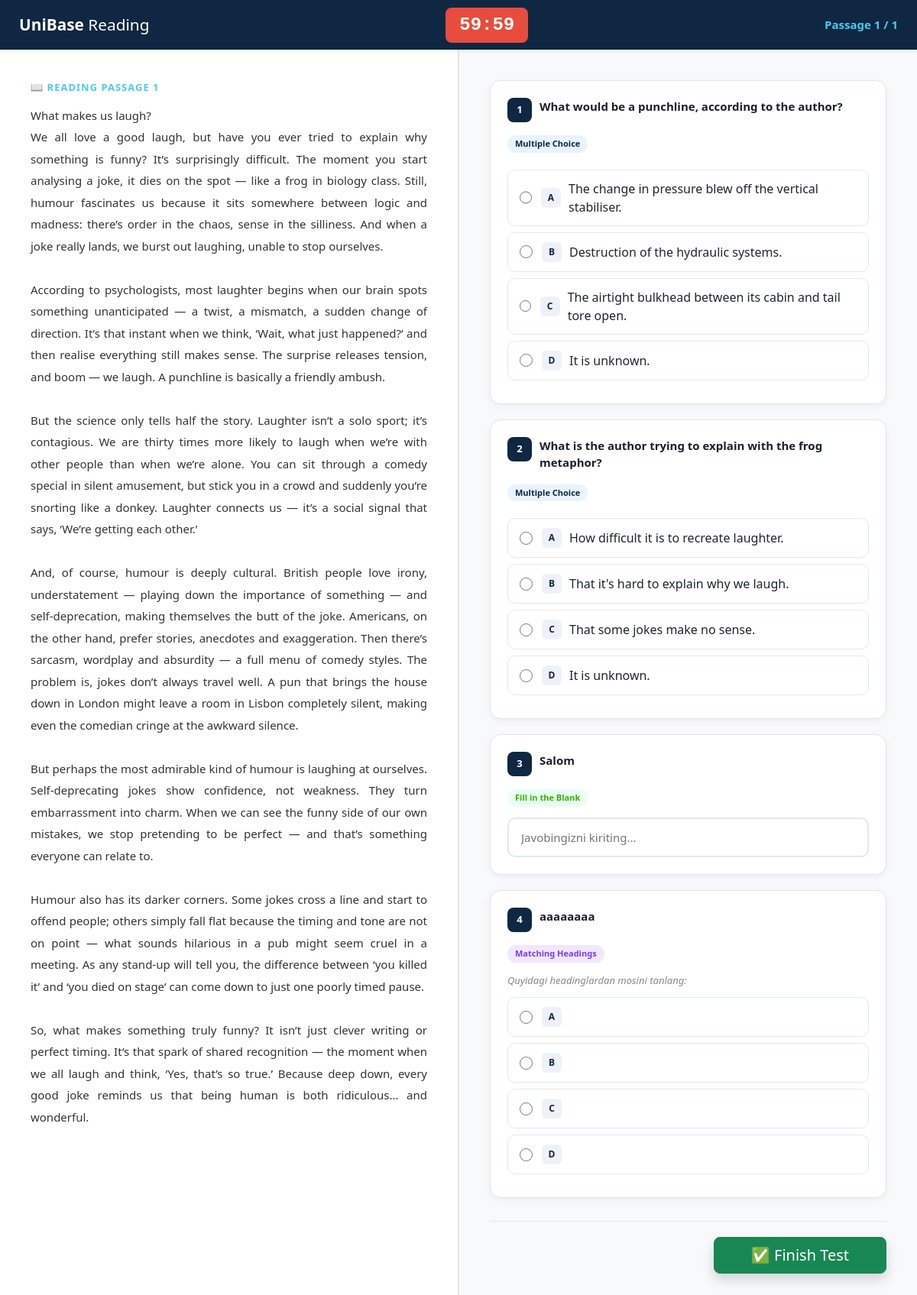
/reading/ (signed in), run on the app's committed database.
### app/models.py (models this page shows, shortened)
class PaidTestMixin(models.Model):
    is_paid = models.BooleanField(default=False)
    price = models.PositiveIntegerField(default=25)
    class Meta:
        abstract = True

class ReadingTest(PaidTestMixin):
    passage_text = models.TextField(verbose_name="Passage matni")
    passage_title = models.CharField(max_length=255, blank=True, default='')
    category = models.CharField(max_length=15, choices=[('READING', 'Reading')], default='READING')

class IELTS_Reading(models.Model):
    QUESTION_TYPES = [
        ('ABCD', 'Multiple Choice'),
        ('TFNG', 'True / False / Not Given'),
        ('MATCH', 'Matching Headings'),
        ('FILL', 'Fill in the Blank'),
    ]
    PART_CHOICES = [
        (1, 'Part 1'),
        (2, 'Part 2'),
        (3, 'Part 3'),
        (4, 'Part 4'),
    ]
    test_group = models.ForeignKey(ReadingTest, on_delete=models.CASCADE, related_name='questions')
    part = models.IntegerField(choices=PART_CHOICES, default=1)  # ✅ YANGI
    savol = models.TextField()
    question_image = models.ImageField(upload_to='reading/questions/', blank=True, null=True)
    question_type = models.CharField(max_length=10, choices=QUESTION_TYPES, default='ABCD')
    variant_a = models.CharField(max_length=255, blank=True)
    variant_b = models.CharField(max_length=255, blank=True)
    variant_c = models.CharField(max_length=255, blank=True)
    variant_d = models.CharField(max_length=255, blank=True)
    image_a = models.ImageField(upload_to='reading/variants/', blank=True, null=True)
    image_b = models.ImageField(upload_to='reading/variants/', blank=True, null=True)
    image_c = models.ImageField(upload_to='reading/variants/', blank=True, null=True)
    image_d = models.ImageField(upload_to='reading/variants/', blank=True, null=True)
    togri_variant = models.CharField(max_length=100)

### app/views.py (the view, shortened to what this page needs)
# urls.py: path('reading/', ielts_reading_view, name='ielts_reading'),
@login_required
def ielts_reading_view(request, test_id=None):
    if test_id:
        reading_test = get_object_or_404(ReadingTest, pk=test_id)
    else:
        reading_test = ReadingTest.objects.first()
    if not reading_test:
        messages.error(request, "Reading testi mavjud emas!")
        return redirect("ielts_main_dashboard")
    all_questions = list(reading_test.questions.all().order_by('part', 'id'))
    if 'reading_start' not in request.session:
        request.session['reading_start'] = time.time()
    form = IELTSReadingForm(request.POST or None, questions=all_questions)
    parts_dict = {}
    for q in all_questions:
        parts_dict.setdefault(q.part, []).append(q)
    test_data = []
    for part_num in sorted(parts_dict.keys()):
        qs = parts_dict[part_num]
        test_data.append({
            "part": part_num,
            "part_label": f"Part {part_num}",
            "passage_text": reading_test.passage_text,
            "passage_title": reading_test.passage_title,
            "questions": [
                {"model": q, "field": form[f"q_{q.id}"]}
                for q in qs
            ]
        })
    return render(request, "reading_test.html", {
        "test_data": test_data,
        "total_steps": len(test_data),
        "duration": 60,
        "reading_test": reading_test,
        "user_coins": request.user.profile.coins,
        "test_id": reading_test.id
    })

### app/templates/reading_test.html (shortened to what this page needs)
<!DOCTYPE html>
<html lang="uz">
{% load static %}
<head>
    <link href="https://cdn.jsdelivr.net/npm/bootstrap@5.3.0/dist/css/bootstrap.min.css" rel="stylesheet">
</head>
<body>
<header class="header shadow-sm">
    <div class="logo">UniBase <span>Reading</span></div>
    <div id="timer">60:00</div>
    <div class="progress-indicator">
        Passage <span id="current-step-num">1</span> / {{ total_steps }}
    </div>
</header>
<div class="test-wrapper">
    <form method="POST" id="mainTestForm" class="w-100">
        {% for item in test_data %}
        <div class="step-container {% if forloop.first %}active{% endif %}" id="step-{{ forloop.counter }}">
            <div class="passage-pane">
                <div class="passage-title">📖 Reading Passage {{ forloop.counter }}</div>
                <div class="passage-text">{{ item.passage_text|linebreaksbr }}</div>
            </div>
            <div class="questions-pane">
                {% for q_data in item.questions %}
                {% with q=q_data.model %}
                <div class="q-card">
                    <div style="display:flex; align-items:flex-start; margin-bottom:14px;">
                        <span class="q-num-badge">{{ forloop.counter }}</span>
                        <span class="q-text">{{ q.savol }}</span>
                    </div>
                    {% if q.question_type == 'ABCD' %}
                        <span class="type-badge badge-abcd">Multiple Choice</span>
                        <div>
                            <label class="option-box">
                                <input type="radio" name="q_{{ q.id }}" value="A">
                                <span class="option-letter">A</span>
                                {% if q.image_a %}
                                    <img src="{{ q.image_a.url }}" style="max-height:60px; border-radius:6px;">
                                {% else %}
                                    {{ q.variant_a }}
                                {% endif %}
                            </label>
                            <label class="option-box">
                                <input type="radio" name="q_{{ q.id }}" value="B">
                                <span class="option-letter">B</span>
                                {% if q.image_b %}
                                    <img src="{{ q.image_b.url }}" style="max-height:60px; border-radius:6px;">
                                {% else %}
                                    {{ q.variant_b }}
                                {% endif %}
                            </label>
                            <label class="option-box">
                                <input type="radio" name="q_{{ q.id }}" value="C">
                                <span class="option-letter">C</span>
                                {% if q.image_c %}
                                    <img src="{{ q.image_c.url }}" style="max-height:60px; border-radius:6px;">
                                {% else %}
                                    {{ q.variant_c }}
                                {% endif %}
                            </label>
                            <label class="option-box">
                                <input type="radio" name="q_{{ q.id }}" value="D">
                                <span class="option-letter">D</span>
                                {% if q.image_d %}
                                    <img src="{{ q.image_d.url }}" style="max-height:60px; border-radius:6px;">
                                {% else %}
                                    {{ q.variant_d }}
                                {% endif %}
                            </label>
                        </div>
                    {% elif q.question_type == 'MATCH' %}
                        <span class="type-badge badge-match">Matching Headings</span>
                        <p style="font-size:13px; color:#888; font-style:italic; margin-bottom:12px;">
                            Quyidagi headinglardan mosini tanlang:
                        </p>
                        <div>
                            <label class="option-box">
                                <input type="radio" name="q_{{ q.id }}" value="A">
                                <span class="option-letter">A</span>{{ q.variant_a }}
                            </label>
                            <label class="option-box">
                                <input type="radio" name="q_{{ q.id }}" value="B">
                                <span class="option-letter">B</span>{{ q.variant_b }}
                            </label>
                            <label class="option-box">
                                <input type="radio" name="q_{{ q.id }}" value="C">
                                <span class="option-letter">C</span>{{ q.variant_c }}
                            </label>
                            <label class="option-box">
                                <input type="radio" name="q_{{ q.id }}" value="D">
                                <span class="option-letter">D</span>{{ q.variant_d }}
                            </label>
                        </div>
                    {% elif q.question_type == 'FILL' %}
                        <span class="type-badge badge-fill">Fill in the Blank</span>
                        <input type="text" name="q_{{ q.id }}"
                               class="fill-input"
                               placeholder="Javobingizni kiriting..."
                               autocomplete="off">
                    {% endif %}
                </div>
                {% endwith %}
                {% endfor %}
                <div class="nav-area">
                    {% if not forloop.last %}
                        <button type="button"
                                class="btn btn-primary btn-lg px-5"
                                style="background:#0f2742; border-color:#0f2742;"
                                onclick="showStep({{ forloop.counter|add:1 }})">
                            Next Passage →
                        </button>
                    {% else %}
                        <button type="submit"
                                class="btn btn-success btn-lg px-5 shadow">
                            ✅ Finish Test
                        </button>
                    {% endif %}
                </div>
            </div>
        </div>
        {% endfor %}
    </form>
</div>
</body>
</html>

### app/templates/reading_test.html (style rules this page uses)
body { font-family: 'Segoe UI', sans-serif; overflow: hidden; background: #f4f7f6; }
.header { background: #0f2742; color: white; height: 65px; display: flex; align-items: center; padding: 0 25px; justify-content: space-between; position: fixed; width: 100%; top: 0; z-index: 1000; }
.logo { font-size: 1.3rem; font-weight: 800; color: #fff; }
.logo span { font-weight: 300; }
#timer { font-size: 1.5rem; font-weight: bold; background: #e74c3c; padding: 5px 18px; border-radius: 8px; font-family: 'Courier New', monospace; }
.progress-indicator { font-weight: 600; color: #4cc9f0; font-size: 15px; }
.test-wrapper { display: flex; height: calc(100vh - 65px); margin-top: 65px; }
.step-container { display: none; width: 100%; height: 100%; }
.step-container.active { display: flex; }
.passage-pane { flex: 1; overflow-y: auto; padding: 40px; background: white; border-right: 2px solid #e0e6ed; }
.passage-title { font-size: 13px; font-weight: 700; color: #4cc9f0; text-transform: uppercase; letter-spacing: 1px; margin-bottom: 12px; }
.passage-text { font-size: 15px; line-height: 1.9; color: #333; text-align: justify; }
.questions-pane { flex: 1; overflow-y: auto; padding: 40px; background: #f8f9fa; }
.q-card { background: white; border-radius: 14px; padding: 22px; margin-bottom: 20px; border: 1px solid #e0e6ed; box-shadow: 0 3px 10px rgba(0,0,0,0.05); }
.q-num-badge { display: inline-flex; align-items: center; justify-content: center; width: 32px; height: 32px; background: #0f2742; color: #fff; border-radius: 8px; font-weight: 700; font-size: 13px; margin-right: 10px; flex-shrink: 0; }
.q-text { font-size: 15px; font-weight: 600; color: #1a202c; }
.type-badge { font-size: 11px; font-weight: 700; padding: 3px 10px; border-radius: 20px; display: inline-block; margin-bottom: 14px; }
.badge-abcd { background: #e8f4ff; color: #0f2742; }
.badge-match { background: #f0e8ff; color: #7c3aed; }
.badge-fill { background: #e8fff1; color: #38b000; }
.option-box { display: flex; align-items: center; padding: 12px 15px; margin: 8px 0; border: 1.5px solid #e2e8f0; border-radius: 10px; cursor: pointer; transition: 0.2s; }
.option-box input[type="radio"] { margin-right: 12px; accent-color: #0f2742; width: 17px; height: 17px; }
.option-letter { min-width: 26px; height: 26px; background: #eef2f8; border-radius: 6px; display: inline-flex; align-items: center; justify-content: center; font-weight: 700; font-size: 12px; color: #0f2742; margin-right: 10px; }
.fill-input { width: 100%; padding: 13px 16px; font-size: 15px; border: 2px solid #e2e8f0; border-radius: 10px; outline: none; transition: 0.2s; box-sizing: border-box; }
.nav-area { display: flex; justify-content: space-between; margin-top: 30px; padding-top: 20px; border-top: 1px solid #e0e6ed; margin-bottom: 40px; }

### data on the page
ReadingTest: passage_text "What makes us laugh? We all love a good laugh, but have you ever tried to explain why something is funny? It’s surprisingly difficult. The moment you start analysing a joke, it dies on the spot — like a frog in biology class. Still, humour fascinates us because it sits somewhere between logic and madness: there’s order in the chaos, sense in the silliness. And when a joke really lands, we burst out laughing, unable to stop ourselves. According to psychologists, most laughter begins when our brain spots something unanticipated — a twist, a mismatch, a sudden change of direction. It’s that instant when we think, ‘Wait, what just happened?’ and then realise everything still makes sense. The…"
IELTS_Reading: model.savol "What would be a punchline, according to the author?", model.variant_a "The change in pressure blew off the vertical stabiliser.", model.variant_b "Destruction of the hydraulic systems.", model.variant_c "The airtight bulkhead between its cabin and tail tore open.", model.variant_d "It is unknown."
IELTS_Reading: model.savol "What is the author trying to explain with the frog metaphor?", model.variant_a "How difficult it is to recreate laughter.", model.variant_b "That it's hard to explain why we laugh.", model.variant_c "That some jokes make no sense.", model.variant_d "It is unknown."
IELTS_Reading: model.savol "Salom"
IELTS_Reading: model.savol "aaaaaaaa"

### other printed values
{{ total_steps }} "1"
